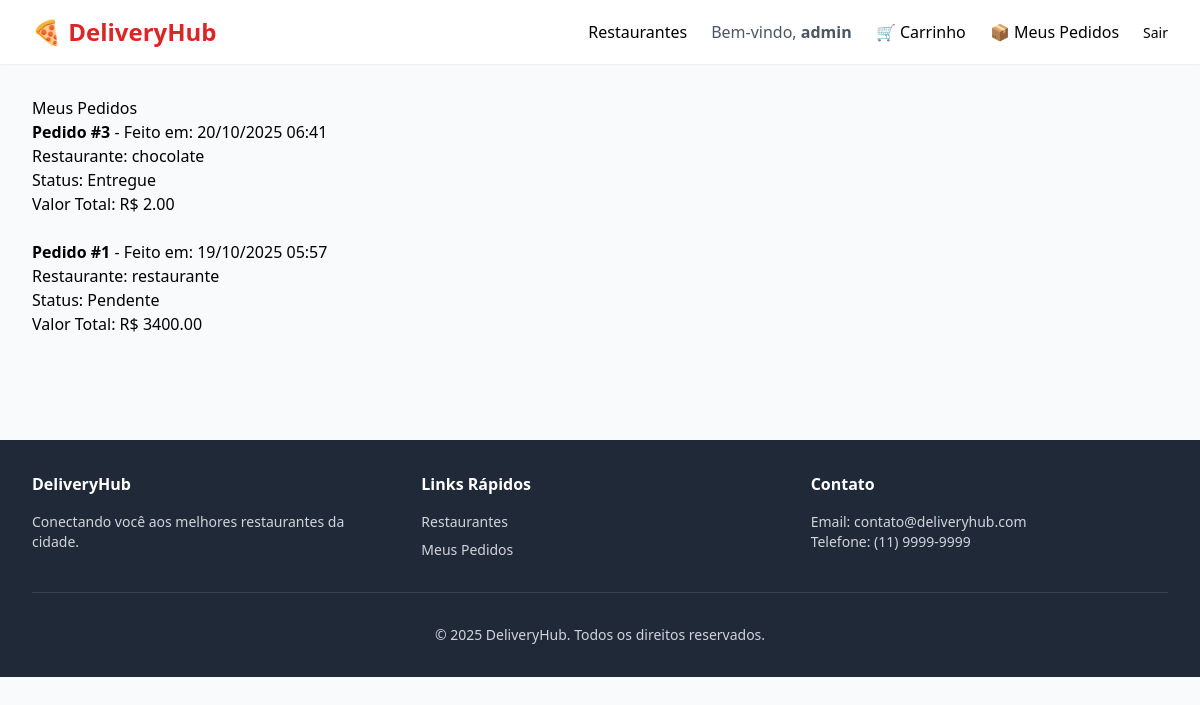
/meus-pedidos/ (signed in), run on an earlier commit of the app's database.
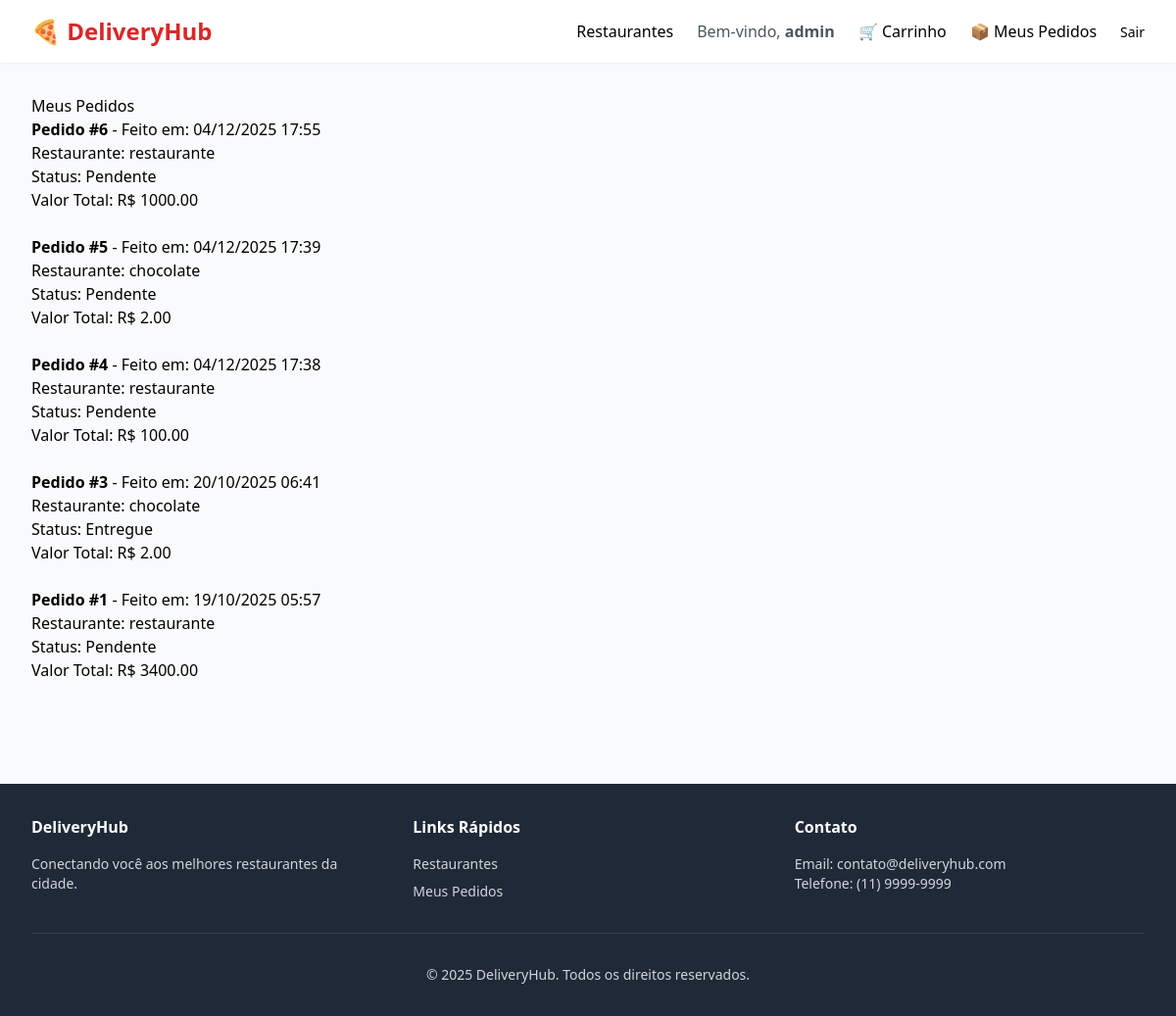
And on a later commit of the database.
### core/models.py (models this page shows, shortened)
class Pedido(models.Model):
    STATUS_CHOICES = [
        ('Pendente', 'Pendente'),
        ('Em preparação', 'Em preparação'),
        ('A caminho', 'A caminho'),
        ('Entregue', 'Entregue'),
        ('Cancelado', 'Cancelado'),
    ]
    cliente = models.ForeignKey(Cliente, on_delete=models.SET_NULL, null=True, related_name='pedidos')
    restaurante = models.ForeignKey(Restaurante, on_delete=models.CASCADE, related_name='pedidos')
    status = models.CharField(max_length=20, choices=STATUS_CHOICES, default='Pendente')
    data_pedido = models.DateTimeField(auto_now_add=True)
    valor_total = models.DecimalField(max_digits=10, decimal_places=2, default=0.00)

class Restaurante(models.Model):
    dono = models.ForeignKey(User, on_delete=models.CASCADE, related_name='restaurantes')
    nome = models.CharField(max_length=100)
    endereco = models.TextField()
    horario_funcionamento = models.CharField(max_length=100, help_text="Ex: 08:00-22:00")
    tipo_cozinha = models.CharField(max_length=50)

### core/views.py (the view)
# urls.py: path('meus-pedidos/', views.meus_pedidos, name='meus_pedidos'),
@login_required
def meus_pedidos(request):
    pedidos_do_usuario = Pedido.objects.filter(cliente__user=request.user).order_by('-data_pedido')
    contexto = {
        'pedidos': pedidos_do_usuario
    }
    return render(request, 'core/meus_pedidos.html', contexto)

### core/templates/core/meus_pedidos.html
{% extends 'core/base.html' %}
{% block content %}
    <h1>Meus Pedidos</h1>
    {% if pedidos %}
        <ul>
            {% for pedido in pedidos %}
                <li>
                    <strong>Pedido #{{ pedido.id }}</strong> - Feito em: {{ pedido.data_pedido|date:"d/m/Y H:i" }}
                    <ul>
                        <li>Restaurante: {{ pedido.restaurante.nome }}</li>
                        <li>Status: {{ pedido.status }}</li>
                        <li>Valor Total: R$ {{ pedido.valor_total }}</li>
                    </ul>
                </li>
                <br>
            {% endfor %}
        </ul>
    {% else %}
        <p>Você ainda não fez nenhum pedido.</p>
    {% endif %}
{% endblock %}

### core/templates/core/base.html (shortened to what this page needs)
<!DOCTYPE html>
<html lang="pt-br">
<head>
    <script src="https://cdn.tailwindcss.com"></script>
    {% load static %}
    <link rel="stylesheet" href="{% static 'core/css/style.css' %}">
</head>
<body class="bg-gray-50">
    <header class="bg-white shadow-sm sticky top-0 z-50">
        <nav class="max-w-7xl mx-auto px-4 sm:px-6 lg:px-8 py-4">
            <div class="flex justify-between items-center">
                <div class="flex items-center gap-2">
                    <a href="{% url 'core:lista_restaurantes' %}" class="text-2xl font-bold text-red-600 hover:text-red-700 transition-colors">
                        🍕 DeliveryHub
                    </a>
                </div>
                <div class="hidden md:flex items-center gap-6">
                    <a href="{% url 'core:lista_restaurantes' %}" class="nav-link">Restaurantes</a>
                    {% if user.is_authenticated %}
                        <span class="text-gray-600">Bem-vindo, <strong>{{ user.username }}</strong></span>
                        {% if user.cliente.tipo_usuario == 'CLIENTE' %}
                            <a href="{% url 'core:ver_carrinho' %}" class="nav-link">🛒 Carrinho</a>
                            <a href="{% url 'core:meus_pedidos' %}" class="nav-link">📦 Meus Pedidos</a>
                        {% elif user.cliente.tipo_usuario == 'RESTAURANTE' %}
                            <a href="{% url 'core:painel_restaurante' %}" class="nav-link">⚙️ Meu Painel</a>
                            <a href="{% url 'core:ver_pedidos_restaurante' %}" class="nav-link">📋 Pedidos</a>
                        {% endif %}
                        <form action="{% url 'core:logout' %}" method="post" class="inline">
                            <button type="submit" class="btn-primary text-sm">Sair</button>
                        </form>
                    {% else %}
                        <a href="{% url 'core:login' %}" class="btn-secondary">Entrar</a>
                        <a href="{% url 'core:cadastro' %}" class="btn-primary">Cadastrar</a>
                    {% endif %}
                </div>
            </div>
        </nav>
    </header>
    <main class="max-w-7xl mx-auto px-4 sm:px-6 lg:px-8 py-8">
        {% block content %}
        {% endblock %}
    </main>
    <footer class="bg-gray-800 text-gray-300 mt-12">
        <div class="max-w-7xl mx-auto px-4 sm:px-6 lg:px-8 py-8">
            <div class="grid grid-cols-1 md:grid-cols-3 gap-8 mb-8">
                <div>
                    <h3 class="text-white font-bold mb-4">DeliveryHub</h3>
                    <p class="text-sm">Conectando você aos melhores restaurantes da cidade.</p>
                </div>
                <div>
                    <h4 class="text-white font-bold mb-4">Links Rápidos</h4>
                    <ul class="text-sm space-y-2">
                        <li><a href="{% url 'core:lista_restaurantes' %}" class="hover:text-white transition-colors">Restaurantes</a></li>
                        {% if user.is_authenticated %}
                            <li><a href="{% url 'core:meus_pedidos' %}" class="hover:text-white transition-colors">Meus Pedidos</a></li>
                        {% endif %}
                    </ul>
                </div>
                <div>
                    <h4 class="text-white font-bold mb-4">Contato</h4>
                    <p class="text-sm">Email: contato@deliveryhub.com</p>
                    <p class="text-sm">Telefone: (11) 9999-9999</p>
                </div>
            </div>
            <div class="border-t border-gray-700 pt-8 text-center text-sm">
                <p>&copy; 2025 DeliveryHub. Todos os direitos reservados.</p>
            </div>
        </div>
    </footer>
</body>
</html>

### core/templates/core/base.html (style rules this page uses)
:root { --primary: #EA1D2C; --primary-dark: #c91620; --primary-light: #f43f5e; }
body { @apply bg-gray-50; }
.btn-primary { @apply bg-red-600 hover:bg-red-700 text-white font-semibold py-2 px-4 rounded-lg transition-colors duration-200; }
.nav-link { @apply text-gray-700 hover:text-red-600 font-medium transition-colors duration-200; }

What changed in the data, as far as the page shows it:
added Pedido: id "6", data_pedido "04/12/2025 17:55", restaurante.nome "restaurante", status "Pendente", valor_total "1000.00"
added Pedido: id "5", data_pedido "04/12/2025 17:39", restaurante.nome "chocolate", status "Pendente", valor_total "2.00"
added Pedido: id "4", data_pedido "04/12/2025 17:38", restaurante.nome "restaurante", status "Pendente", valor_total "100.00"
